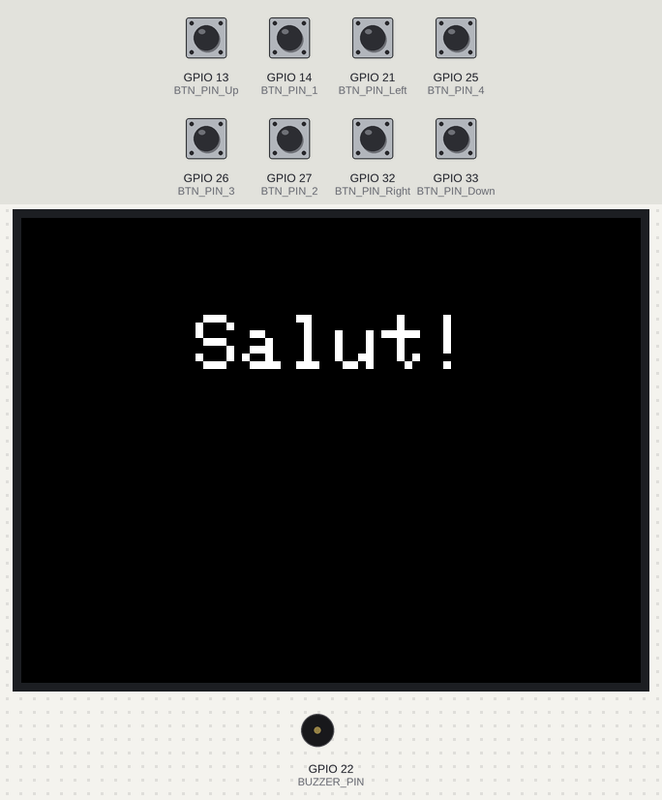
Recording of a program running on a simulated ESP32. Shown: 320×240 colour display, buzzer (waves = sounding). Inputs (shaded band) come from the test bench; at power-on: GPIO 13 (BTN_PIN_Up), GPIO 14 (BTN_PIN_1), GPIO 21 (BTN_PIN_Left), GPIO 25 (BTN_PIN_4), GPIO 26 (BTN_PIN_3), GPIO 27 (BTN_PIN_2), GPIO 32 (BTN_PIN_Right), GPIO 33 (BTN_PIN_Down) HIGH.

Above: at 1.4 s.
1.5 s: GPIO 14 (BTN_PIN_1) pulled LOW for 0.15 s
At 1.57 s:
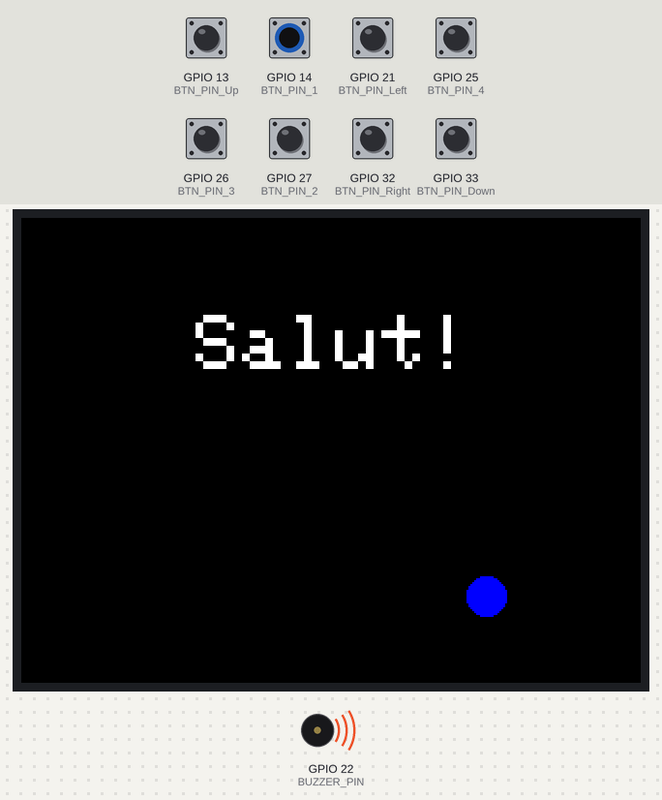
3.2 s: GPIO 13 (BTN_PIN_Up) pulled LOW for 0.15 s
At 3.27 s:
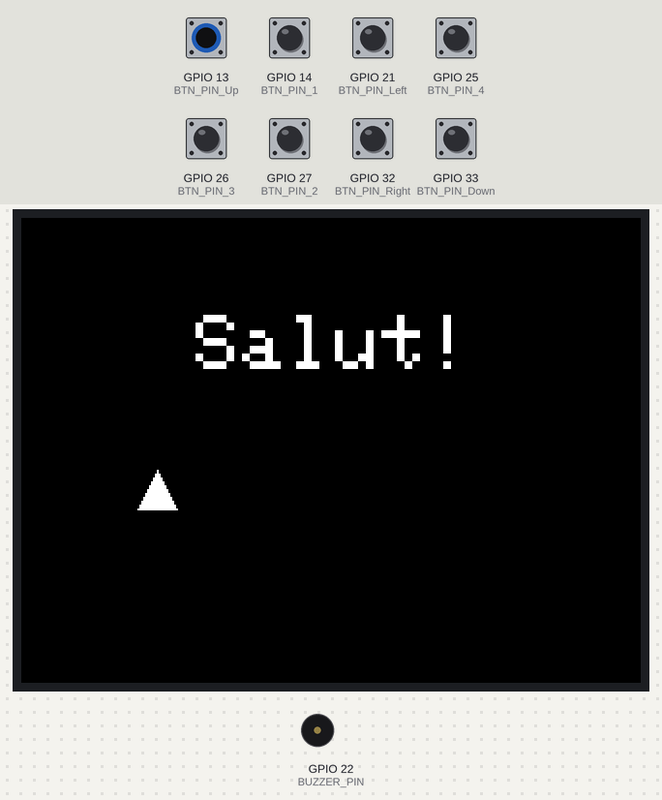
4.8 s: GPIO 25 (BTN_PIN_4) pulled LOW for 0.15 s
At 4.87 s:
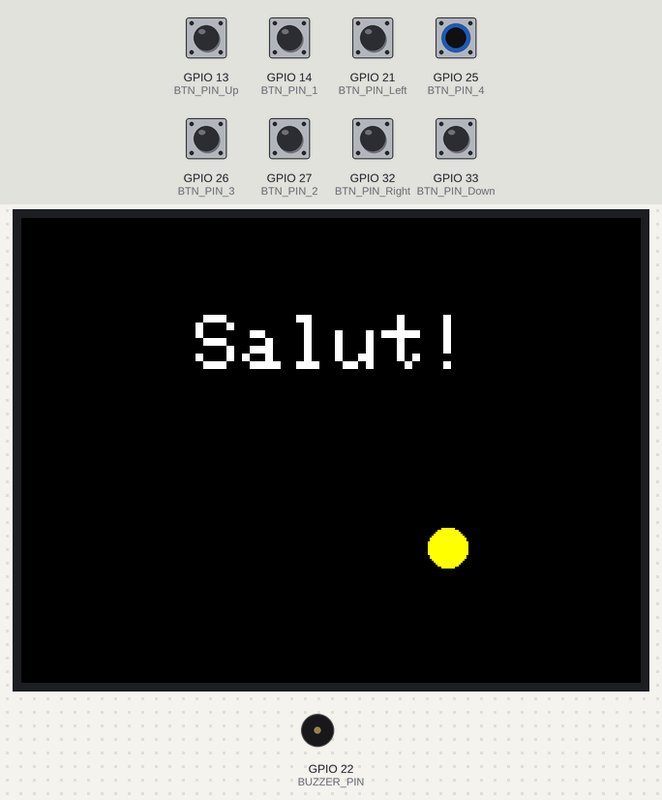
6.4 s: GPIO 26 (BTN_PIN_3) pulled LOW for 0.15 s
At 6.47 s:
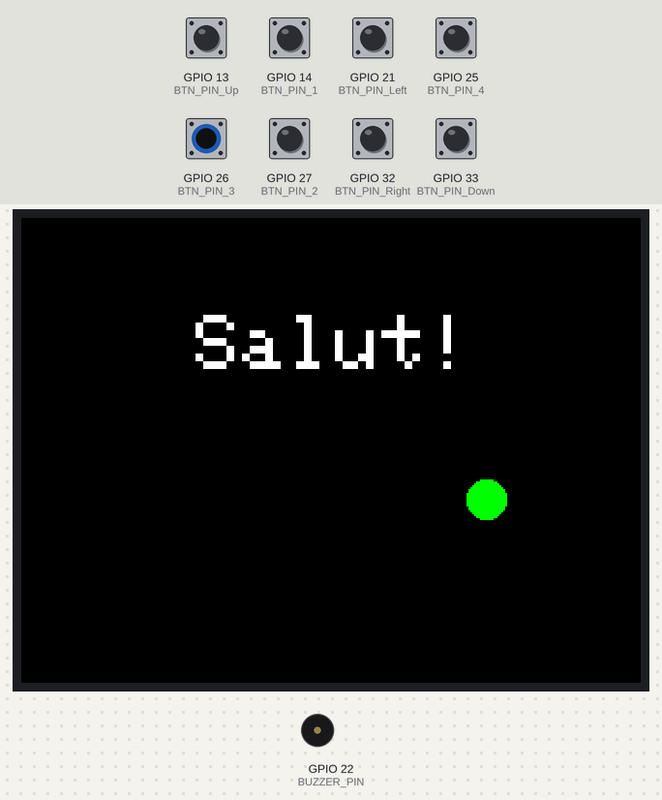
8.0 s: GPIO 27 (BTN_PIN_2) pulled LOW for 0.15 s
At 8.07 s:
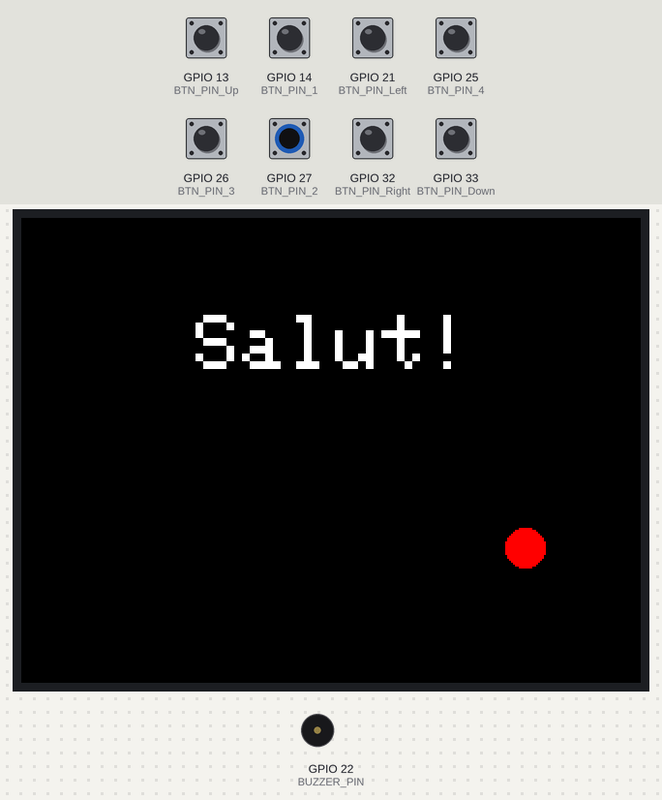
9.6 s: GPIO 21 (BTN_PIN_Left) pulled LOW for 0.15 s
At 9.67 s:
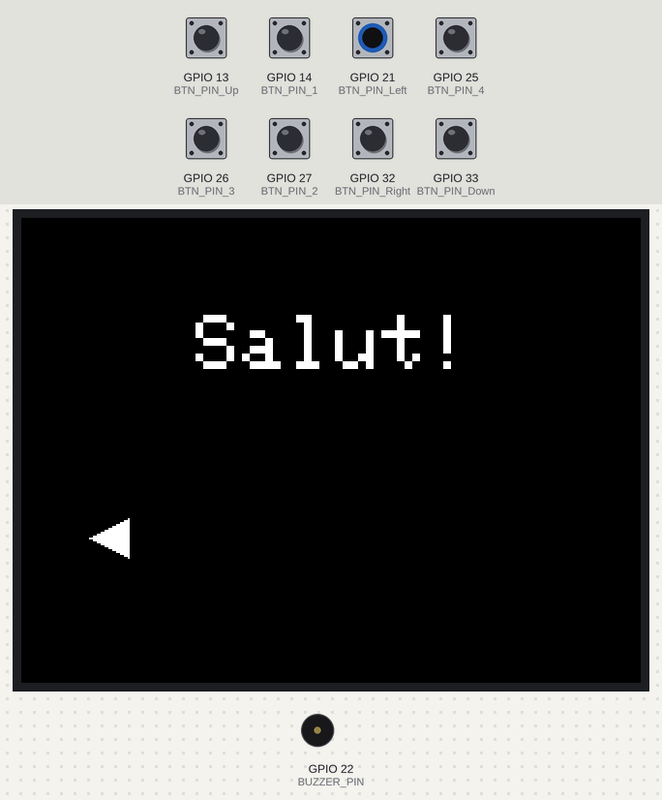
Timing chart, 0 to 12.2 s (numbered marks = the images above; inputs shaded):
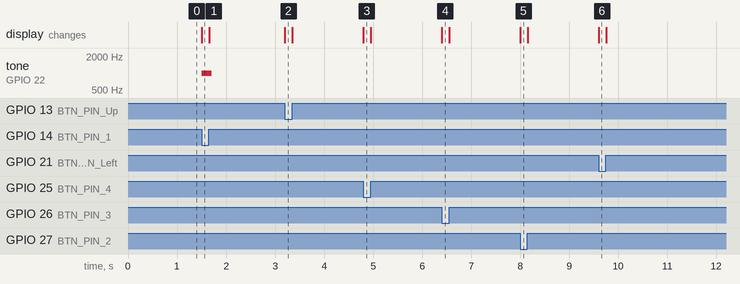

Measured:
- after the input at 1.5 s, tone on GPIO 22 (BUZZER_PIN): silent → 1000 Hz at once, → silent 0.20 s later; the display: changes at once (image 1)
- after the input at 3.2 s, the display: changes at once (image 2)
- after the input at 4.8 s, the display: changes at once (image 3)
- after the input at 6.4 s, the display: changes at once (image 4)
- after the input at 8.0 s, the display: changes at once (image 5)
- after the input at 9.6 s, the display: changes at once (image 6)

The program:

main.cpp
```cpp
#include <Arduino.h>
#include <TFT_eSPI.h> // loads the screen library


// put function declarations here:
int myFunction(int, int);

TFT_eSPI tft = TFT_eSPI(); // creates the screen object
const int BTN_PIN_1 = 14; // the button is wired to GPIO14
const int BTN_PIN_2 = 27;
const int BTN_PIN_3 = 26;
const int BTN_PIN_4 = 25;
const int BTN_PIN_Down = 33;
const int BTN_PIN_Right = 32;
const int BTN_PIN_Up = 13;
const int BTN_PIN_Left = 21;

// for the buzzer
const int BUZZER_PIN = 22; //defines the buzzer pin
const int BUZZER_CHANNEL = 0; // any free LEDC channel

unsigned long lastButtonCheck = 0; // last checked buttons
const int buttonCheckInterval = 10;// how often to check buttons (ms) - replaces old delay(10) for butons

unsigned long buzzerStartTime = 0; // when the current tone started playing
bool buzzerPlaying = false;        // is a tone currently sounding?
const int buzzerDuration = 200;    // how long a tone should last (ms)

  // ===== FUNCTION: start playing a tone, without blocking =====
void playTone(int frequency) {
  ledcWriteTone(BUZZER_CHANNEL, frequency); // start the tone immediately
  buzzerStartTime = millis();               // remember the exact moment it started
  buzzerPlaying = true;                     // mark that a tone is currently active
  }

void setup() {

  Serial.begin(115200);

  // setup for the screen
  tft.init();
  tft.setRotation(3);
  tft.fillScreen(TFT_BLACK);
  tft.setTextColor(TFT_WHITE);
  tft.setTextSize(4);
  tft.setCursor(90, 50);
  tft.setTextFont(1);
  tft.println("Salut!");

  // screen stays on
  pinMode(19, OUTPUT);
  digitalWrite(19, HIGH);

  // Buttons
  pinMode(BTN_PIN_1, INPUT_PULLUP); //set the pin as an input, with the internal pull-up on
  pinMode(BTN_PIN_2, INPUT_PULLUP);
  pinMode(BTN_PIN_3, INPUT_PULLUP);
  pinMode(BTN_PIN_4, INPUT_PULLUP);
  pinMode(BTN_PIN_Down, INPUT_PULLUP);
  pinMode(BTN_PIN_Right, INPUT_PULLUP);
  pinMode(BTN_PIN_Up, INPUT_PULLUP);
  pinMode(BTN_PIN_Left, INPUT_PULLUP);

  // Buzzer
  ledcSetup(BUZZER_CHANNEL, 2000, 8); // channel, initial frequency (Hz), resolution (bits)
  ledcAttachPin(BUZZER_PIN, BUZZER_CHANNEL); // attach the buzzer pin to that channel

}

void loop() {
  // put your main code here, to run repeatedly:

  //Button 1
  if (digitalRead(BTN_PIN_1) == LOW) {       // LOW means the button is pressed
    tft.fillCircle(240, 195, 10, TFT_BLUE);   // draws a blue Circle: x, y, radius, color
    if (!buzzerPlaying) {                    // only trigger a new tone if one isn't already playing
      playTone(1000);
    }
  }
  else {
    tft.fillCircle(240, 195, 10, TFT_BLACK); // erase the circle when the buttons is released (by turning it the same color as the backround)
  }

    //Button 2
  if (digitalRead(BTN_PIN_2) == LOW) {
    tft.fillCircle(260, 170, 10, TFT_RED);
  }
  else {
    tft.fillCircle(260, 170, 10, TFT_BLACK);
  }

      //Button 3
  if (digitalRead(BTN_PIN_3) == LOW) {
    tft.fillCircle(240, 145, 10, TFT_GREEN);
  }
  else {
    tft.fillCircle(240, 145, 10, TFT_BLACK);
  }

        //Button 4
  if (digitalRead(BTN_PIN_4) == LOW) {
    tft.fillCircle(220, 170, 10, TFT_YELLOW);
  }
  else {
    tft.fillCircle(220, 170, 10, TFT_BLACK);
  }
      //Button Down
  if (digitalRead(BTN_PIN_Down) == LOW) {
  tft.fillTriangle(60, 180, 80, 180, 70, 200, TFT_WHITE);  // draw arrow
} else {
  tft.fillTriangle(60, 180, 80, 180, 70, 200, TFT_BLACK);  // erase it (same shape, background color)
}

      //Button Right
  if (digitalRead(BTN_PIN_Right) == LOW) {
  tft.fillTriangle(85, 175, 85, 155, 105, 165, TFT_WHITE);  // draw arrow
} else {
  tft.fillTriangle(85, 175, 85, 155, 105, 165, TFT_BLACK);  // erase it (same shape, background color)
}

      //Button Up
  if (digitalRead(BTN_PIN_Up) == LOW) {
  tft.fillTriangle(60, 150, 80, 150, 70, 130, TFT_WHITE);  // draw arrow
} else {
  tft.fillTriangle(60, 150, 80, 150, 70, 130, TFT_BLACK);  // erase it (same shape, background color)
}

      //Button Left
  if (digitalRead(BTN_PIN_Left) == LOW) {
  tft.fillTriangle(55, 175, 55, 155, 35, 165, TFT_WHITE);  // draw arrow
} else {
  tft.fillTriangle(55, 175, 55, 155, 35, 165, TFT_BLACK);  // erase it (same shape, background color)
}

      //Buzzer
      if (buzzerPlaying && (millis() - buzzerStartTime >= buzzerDuration)) {
    ledcWriteTone(BUZZER_CHANNEL, 0); // stop the sound
    buzzerPlaying = false;            // mark that nothing is playing anymore
  }
}

// put function definitions here:
int myFunction(int x, int y) {
  return x + y;
}
```
